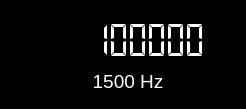
            <widget class="QFrame" name="frame">
             <property name="sizePolicy">
              <sizepolicy hsizetype="Minimum" vsizetype="MinimumExpanding">
               <horstretch>0</horstretch>
               <verstretch>0</verstretch>
              </sizepolicy>
             </property>
             <property name="autoFillBackground">
              <bool>false</bool>
             </property>
             <property name="styleSheet">
              <string notr="true">QFrame {
	color:white;
	background-color:rgb(0,0,0);
}</string>
             </property>
             <property name="frameShape">
              <enum>QFrame::Shape::NoFrame</enum>
             </property>
             <property name="frameShadow">
              <enum>QFrame::Shadow::Sunken</enum>
             </property>
             <layout class="QVBoxLayout" name="verticalLayout_12" stretch="1,0,0,1">
              <property name="spacing">
               <number>6</number>
              </property>
              <property name="leftMargin">
               <number>10</number>
              </property>
              <property name="topMargin">
               <number>6</number>
              </property>
              <property name="rightMargin">
               <number>0</number>
              </property>
              <property name="bottomMargin">
               <number>6</number>
              </property>
              <item>
               <spacer name="verticalSpacer_6">
                <property name="orientation">
                 <enum>Qt::Orientation::Vertical</enum>
                </property>
                <property name="sizeHint" stdset="0">
                 <size>
                  <width>20</width>
                  <height>10</height>
                 </size>
                </property>
               </spacer>
              </item>
              <item>
               <layout class="QHBoxLayout" name="horizontalLayout_18">
                <property name="topMargin">
                 <number>0</number>
                </property>
                <item>
                 <widget class="QLCDNumber" name="currentFreq">
                  <property name="minimumSize">
                   <size>
                    <width>200</width>
                    <height>40</height>
                   </size>
                  </property>
                  <property name="toolTip">
                   <string>Set Current Frequency</string>
                  </property>
                  <property name="frameShape">
                   <enum>QFrame::Shape::NoFrame</enum>
                  </property>
                  <property name="frameShadow">
                   <enum>QFrame::Shadow::Plain</enum>
                  </property>
                  <property name="lineWidth">
                   <number>0</number>
                  </property>
                  <property name="smallDecimalPoint">
                   <bool>false</bool>
                  </property>
                  <property name="digitCount">
                   <number>10</number>
                  </property>
                  <property name="segmentStyle">
                   <enum>QLCDNumber::SegmentStyle::Flat</enum>
                  </property>
                  <property name="value" stdset="0">
                   <double>1234567890.000000000000000</double>
                  </property>
                  <property name="intValue" stdset="0">
                   <number>1234567890</number>
                  </property>
                 </widget>
                </item>
                <item>
                 <layout class="QVBoxLayout" name="verticalLayout_16">
                  <property name="spacing">
                   <number>0</number>
                  </property>
                  <property name="rightMargin">
                   <number>0</number>
                  </property>
                  <item>
                   <widget class="QPushButton" name="dialFreqUpButton">
                    <property name="minimumSize">
                     <size>
                      <width>30</width>
                      <height>24</height>
                     </size>
                    </property>
                    <property name="maximumSize">
                     <size>
                      <width>30</width>
                      <height>24</height>
                     </size>
                    </property>
                    <property name="cursor">
                     <cursorShape>PointingHandCursor</cursorShape>
                    </property>
                    <property name="toolTip">
                     <string>&lt;html&gt;&lt;head/&gt;&lt;body&gt;&lt;p&gt;Adjust VFO frequency up&lt;/p&gt;&lt;/body&gt;&lt;/html&gt;</string>
                    </property>
                    <property name="autoFillBackground">
                     <bool>false</bool>
                    </property>
                    <property name="styleSheet">
                     <string notr="true">QPushButton {
	background-color:#000;
	background-image:url(&quot;:/images/artwork/up.png&quot;);
	background-position: center center;
	background-repeat:no-repeat;
	border:1px solid;
	border-radius:2px;
}

QPushButton:pressed {
	background-color:#222;
}</string>
                    </property>
                   </widget>
                  </item>
                  <item>
                   <widget class="QPushButton" name="dialFreqDownButton">
                    <property name="minimumSize">
                     <size>
                      <width>30</width>
                      <height>24</height>
                     </size>
                    </property>
                    <property name="maximumSize">
                     <size>
                      <width>30</width>
                      <height>24</height>
                     </size>
                    </property>
                    <property name="cursor">
                     <cursorShape>PointingHandCursor</cursorShape>
                    </property>
                    <property name="toolTip">
                     <string>&lt;html&gt;&lt;head/&gt;&lt;body&gt;&lt;p&gt;Adjust VFO frequency down&lt;/p&gt;&lt;/body&gt;&lt;/html&gt;</string>
                    </property>
                    <property name="autoFillBackground">
                     <bool>false</bool>
                    </property>
                    <property name="styleSheet">
                     <string notr="true">QPushButton {
	background-color:#000;
	background-image:url(&quot;:/images/artwork/down.png&quot;);
	background-position: center center;
	background-repeat:no-repeat;
	border:1px solid;
	border-radius:2px;
}

QPushButton:pressed {
	background-color:#222;
}</string>
                    </property>
                   </widget>
                  </item>
                 </layout>
                </item>
               </layout>
              </item>
              <item>
               <widget class="QLabel" name="labDialFreqOffset">
                <property name="sizePolicy">
                 <sizepolicy hsizetype="Minimum" vsizetype="Fixed">
                  <horstretch>0</horstretch>
                  <verstretch>0</verstretch>
                 </sizepolicy>
                </property>
                <property name="visible">
                 <bool>true</bool>
                </property>
                <property name="toolTip">
                 <string>Set Current Frequency Offset</string>
                </property>
                <property name="styleSheet">
                 <string notr="true">QLabel {
font-size: 14pt;
line-height:12pt;
color : white;
}</string>
                </property>
                <property name="text">
                 <string>1500 Hz</string>
                </property>
                <property name="alignment">
                 <set>Qt::AlignmentFlag::AlignCenter</set>
                </property>
                <property name="margin">
                 <number>0</number>
                </property>
               </widget>
              </item>
              <item>
               <spacer name="verticalSpacer_5">
                <property name="orientation">
                 <enum>Qt::Orientation::Vertical</enum>
                </property>
                <property name="sizeHint" stdset="0">
                 <size>
                  <width>20</width>
                  <height>10</height>
                 </size>
                </property>
               </spacer>
              </item>
             </layout>
            </widget>
